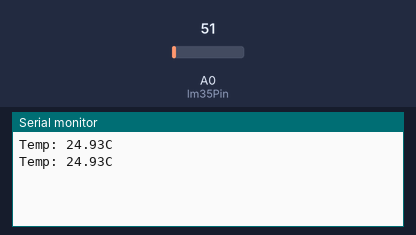
Bench run of a sketch on a simulated Arduino Uno, built with avr-gcc and run on an emulated ATmega328P. Shown: the last lines printed to the serial monitor. The test bench sets the inputs (shaded band); at power-on: A0 (lm35Pin) = 51.

Above: at 1.8 s.
1.9 s: A0 (lm35Pin) set to 61
At 2.8 s:
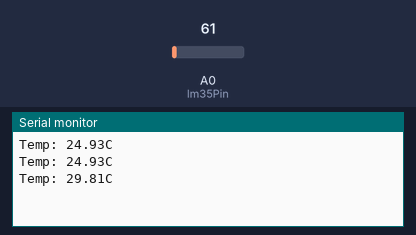
3.4 s: A0 (lm35Pin) set to 71
At 4.4 s:
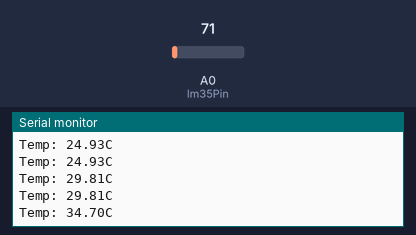
Timing chart, 0 to 6.4 s (numbered marks = the images above; inputs shaded):
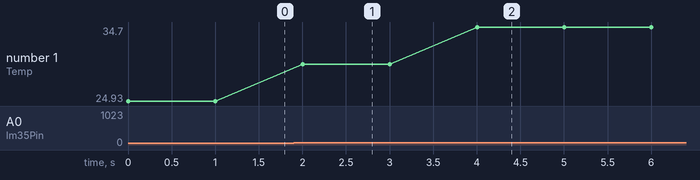

The sketch:

tempC.ino
```cpp
// the output pin of the LM35 temperature sensor
int lm35Pin = A0;

void setup() {
  // put your setup code here, to run once:
  // setup serial at 9600 baud
  Serial.begin(9600);
}

void loop() {
  // put your main code here, to run repeatedly:
  int analogValue;
  float temperature;

  // read the temperature sensor
  analogValue = analogRead(lm35Pin);

  // convert 10 bit analog value to celcius
  temperature = float(analogValue) / 1023;
  temperature = temperature * 500;

  // print the temperature over serial
  Serial.print("Temp: ");
  Serial.print(temperature);
  Serial.print("C");
  Serial.print("\n");

  // wait 1sec before reading the temp again
  delay(1000);
}
```

Measured:
- after the input at 1.9 s, the serial monitor: prints a new line after 0.10 s (image 1)
- after the input at 3.4 s, the serial monitor: prints a new line after 0.60 s (image 2)
- plotted number 1: 24.93 → 29.81 after the input at 1.9 s, 29.81 → 34.7 after the input at 3.4 s
